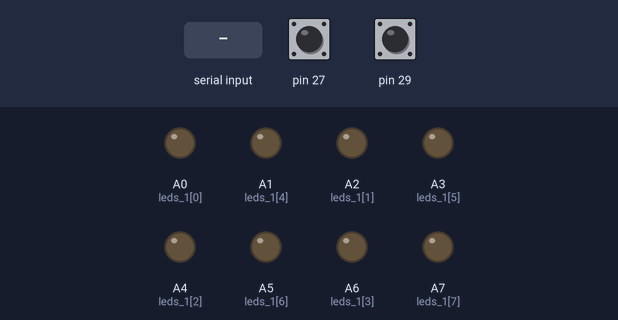
The sketch below on a simulated Arduino Mega 2560, built with avr-gcc and run on an emulated ATmega2560. Parts: output pins drawn as LEDs (lit = HIGH). The test bench sets the inputs (shaded band); at power-on: pin 27 HIGH, pin 29 HIGH. What the sketch prints to the serial monitor is not drawn.

Above: at 1.2 s.
1.3 s: byte 161 (0xA1) received over Serial
At 1.6 s:
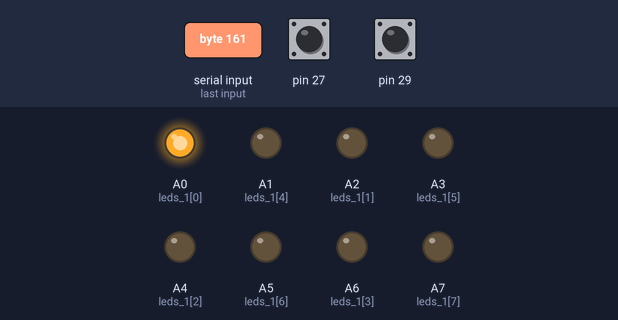
At 3.5 s:
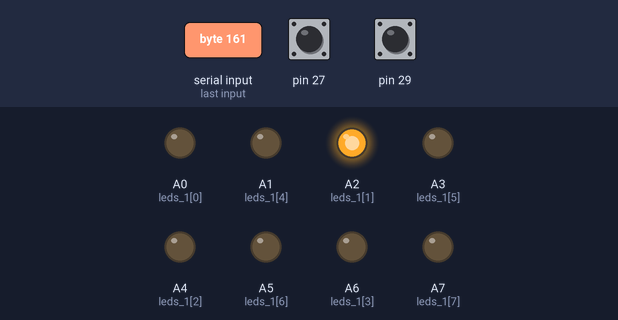
13.3 s: pin 27 pulled LOW for 3.2 s
At 13.9 s:
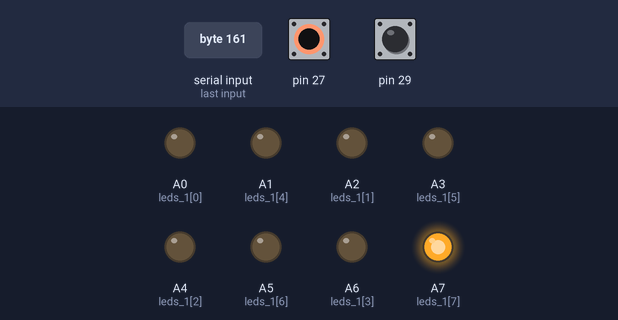
18.0 s: pin 29 pulled LOW for 0.15 s
19.6 s: pin 27 pulled LOW for 0.15 s
21.2 s: pin 29 pulled LOW for 1 s
23.7 s: pin 27 pulled LOW for 1 s
Timing chart, 0 to 26.7 s (numbered marks = the images above; inputs shaded):
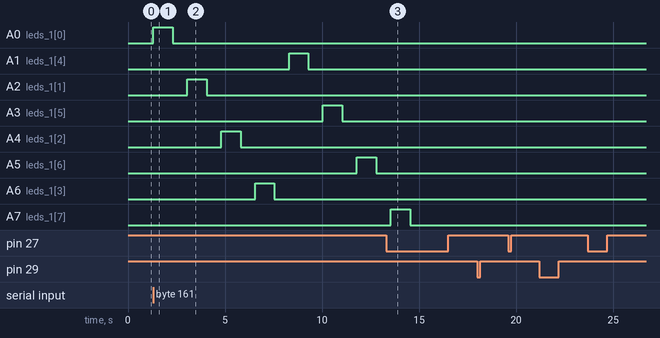

Measured:
- after the input at 1.3 s, A0 (leds_1[0]): LOW → HIGH at once, → LOW 1.0 s later; A1 (leds_1[4]): LOW → HIGH after 7.0 s, → LOW 1.0 s later; A2 (leds_1[1]): LOW → HIGH after 1.8 s, → LOW 1.0 s later; A3 (leds_1[5]): LOW → HIGH after 8.8 s, → LOW 1.0 s later; A4 (leds_1[2]): LOW → HIGH after 3.5 s, → LOW 1.0 s later
- after the input at 18.0 s, every drawn part: stays the same
- after the input at 19.6 s, every drawn part: stays the same
- after the input at 21.2 s, every drawn part: stays the same
- after the input at 23.7 s, every drawn part: stays the same

The sketch:

Blink_2.ino
```cpp
int leds_1[8] = {A0, A2, A4, A6, A1, A3, A5, A7};
int leds_2[8] = {A7, A6, A5, A4, A3, A2, A1, A0};

void setup(){
  int i;
  Serial.begin(9600);
  pinMode (27, INPUT_PULLUP);
  pinMode (29, INPUT_PULLUP);
  for (i = 0; i < 8; i++) {
  digitalWrite(leds_1[i], LOW);
  }
  for (i = 0; i < 8; i++) {
    pinMode (leds_1[i], OUTPUT);
  }
  for (i = 0; i < 8; i++) {
  digitalWrite(leds_2[i], LOW);
  }
  for (i = 0; i < 8; i++) {
    pinMode (leds_2[i], OUTPUT);
  }
}

void loop() {
  int i;
  if (Serial.available()) {
    int inByte = Serial.read();
    if (inByte == 0xA1) {
    for (i = 0; i < 8; i++) {
    digitalWrite (leds_1[i], HIGH);
    delay (1000);
    digitalWrite (leds_1[i], LOW);
    delay (750);
     }
    } else if (inByte == 0xB1) {
     for (i = 0; i < 8; i++) {
    digitalWrite (leds_2[i], HIGH);
    delay (850);
    digitalWrite (leds_2[i], LOW);
    delay (850);
     }
    }
 }

  // write to port 0:
  if(digitalRead(27)==LOW){
    Serial.write(0xB1);
    delay(10);
  }
   if(digitalRead(29)==LOW){
    Serial.write(0xB2);
    delay(10);
  }
}
```
